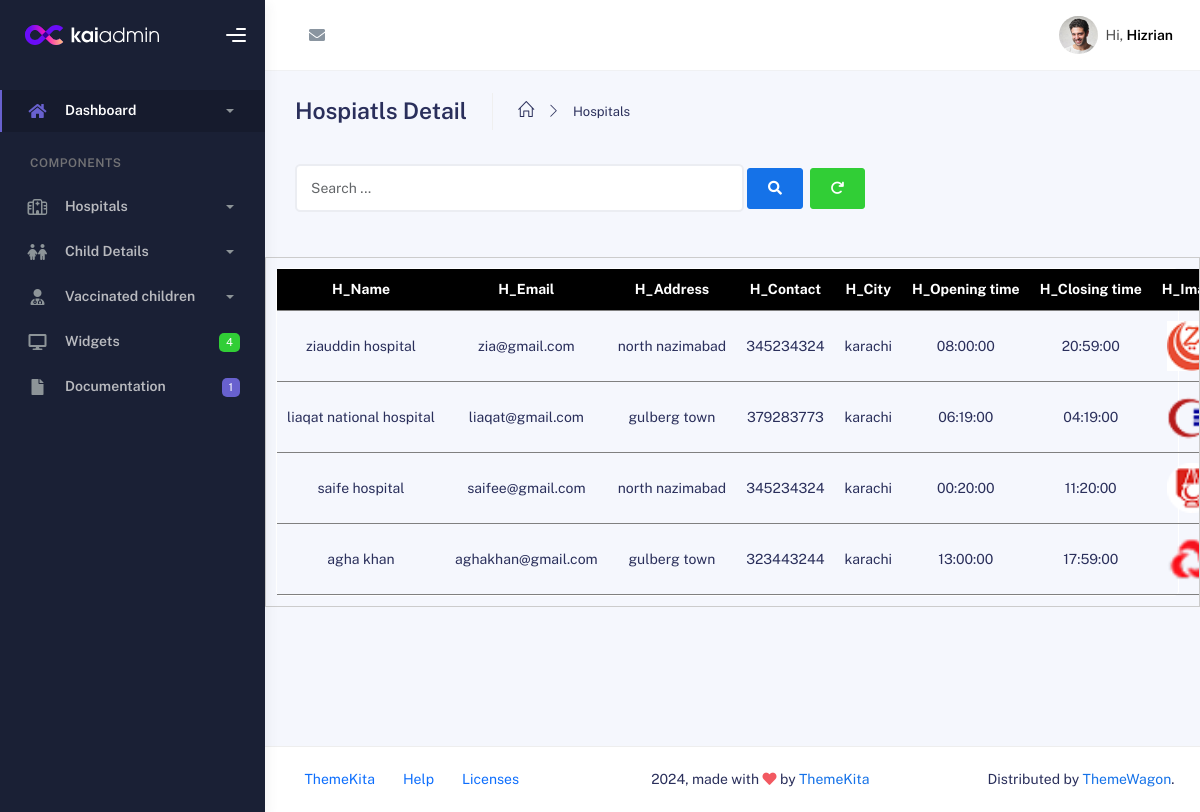
Screenshot of /Admin/admin_panel/forms/showhospital.php with the database file from the repository.
### tables this page shows
CREATE TABLE `hospital_det` (
  `id` int(11) NOT NULL,
  `hosp_name` varchar(255) NOT NULL,
  `hosp_email` varchar(255) NOT NULL,
  `hosp_address` varchar(255) NOT NULL,
  `hosp_contact` int(11) NOT NULL,
  `hosp_city` varchar(255) NOT NULL,
  `hosp_opt` time NOT NULL,
  `hosp_clot` time NOT NULL,
  `hosp_image` varchar(255) NOT NULL
);

### Admin/admin_panel/forms/showhospital.php (the view, shortened to what this page needs)
<?php
include("../f_shared/f_header.php");
include("../f_shared/f_sidebar.php");
?>
  <?php
$connection=mysqli_connect("localhost","root","","vaccine");
$search = isset($_GET['search']) ? $_GET['search'] : '';
if (!empty($search)) {
    $quer = "SELECT * FROM hospital_det WHERE
        hosp_name LIKE '%$search%' OR
        hosp_email LIKE '%$search%' OR
        hosp_address LIKE '%$search%' OR
        hosp_contact LIKE '%$search%' OR
        hosp_city LIKE '%$search%'";
} else {
    $quer = "SELECT * FROM hospital_det";
}
$run=mysqli_query($connection,$quer);
if(mysqli_num_rows($run) > 0){
?>
      <div class="main-panel">
      <?php
include("../f_shared/f_nav.php");
?>
        <div class="container">
          <div class="page-inner">
            <div class="page-header">
              <h3 class="fw-bold mb-3">Hospiatls Detail</h3>
              <ul class="breadcrumbs mb-3">
                <li class="nav-home">
                  <a href="../index.php">
                    <i class="icon-home"></i>
                  </a>
                </li>
                <li class="separator">
                  <i class="icon-arrow-right"></i>
                </li>
                <li class="nav-item">
                  <a href="#">Hospitals</a>
                </li>
              </ul>
            </div>
            <div class="row">
              <div class="col-md-8">
                  <form method="GET" class="d-flex mb-4">
                              <input
                              type="text"
                              name="search"
                              placeholder="Search ..."
                              class="form-control"
                              value="<?= htmlspecialchars($search) ?>"
                              />
                              <button type="submit" class="btn btn-search btn-primary m-1">
                                  <i class="fa fa-search search-icon"></i>
                              </button>
                              <a href="showhospital.php" class="btn btn-success m-1" ><i class="fa-solid fa-arrow-rotate-right"></i></a>
                      </div>
                </div>
            </div>
              <div class="show_hosp d-flex justify-content-center scroll-container">
            <table border="1px" class="content-item">
              <thead >
                <tr >
                    <th>H_Name</th>
                    <th>H_Email</th>
                    <th>H_Address</th>
                    <th>H_Contact</th>
                    <th>H_City</th>
                    <th>H_Opening time</th>
                    <th>H_Closing time</th>
                    <th>H_Image</th>
                </tr>
              </thead>
              <tbody>
                <?php
                    while($data=mysqli_fetch_assoc($run)){
                ?>
                <tr >
                <td><?php echo $data['hosp_name']; ?></td>
                <td><?php echo $data['hosp_email']; ?></td>
                <td><?php echo $data['hosp_address']; ?></td>
                <td><?php echo $data['hosp_contact']; ?></td>
                <td><?php echo $data['hosp_city']; ?></td>
                <td><?php echo $data['hosp_opt']; ?></td>
                <td><?php echo $data['hosp_clot']; ?></td>
                <td><img src="../gallery/<?=  $data['hosp_image']; ?>" alt="<?= $data['hosp_name']; ?>" srcset=""  width="50" height="50"></td>
                </tr>
                <?php }?>
              </tbody>
            </table>
            <?php } else { ?>
              <tr>
                  <td colspan="13">No records found</td>
              </tr>
             <?php } ?>
          </div>
        </div>
        <?php
include("../f_shared/f_footer.php");
?>

### Admin/admin_panel/assets/css/main.css (style rules this page uses)
.scroll-container { display: flex; overflow-x: scroll; white-space: nowrap; width: 100%; border: 1px solid #ccc; padding: 10px; }
.content-item { display: inline-block; min-width: 150px; margin-right: 10px; text-align: center; border: 1px solid #ffffff; border-radius: 5px; }

### Admin/admin_panel/forms/showhospital.php (style rules this page uses)
table th, td { border-bottom: 1px solid gray; text-align: center; padding: 10px; }
th, td { padding: 10px; }
th { background-color: black; color: white; border-right-color: white !important; }

### rows the page displays
hospital_det: hosp_name "ziauddin hospital", hosp_email "zia@gmail.com", hosp_address "north nazimabad", hosp_contact "345234324", hosp_city "karachi", hosp_opt "08:00:00", hosp_clot "20:59:00", hosp_image (picture)
hospital_det: hosp_name "liaqat national hospital", hosp_email "liaqat@gmail.com", hosp_address "gulberg town", hosp_contact "379283773", hosp_city "karachi", hosp_opt "06:19:00", hosp_clot "04:19:00", hosp_image (picture)
hospital_det: hosp_name "saife hospital", hosp_email "saifee@gmail.com", hosp_address "north nazimabad", hosp_contact "345234324", hosp_city "karachi", hosp_opt "00:20:00", hosp_clot "11:20:00", hosp_image (picture)
hospital_det: hosp_name "agha khan", hosp_email "aghakhan@gmail.com", hosp_address "gulberg town", hosp_contact "323443244", hosp_city "karachi", hosp_opt "13:00:00", hosp_clot "17:59:00", hosp_image (picture)
